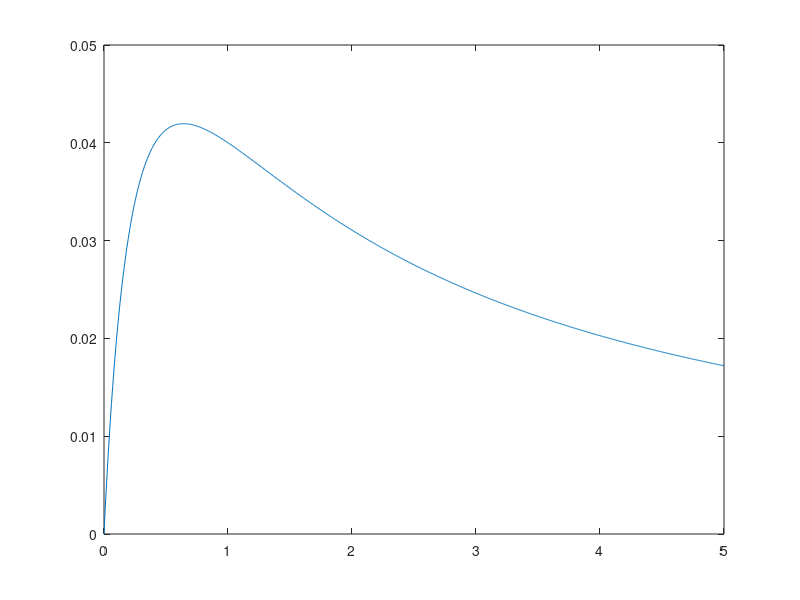

MATLAB code to generate this figure:
%takes the L(r) from Bob's notes, which takes in r and returns the
%renormalization factor from his conjecture. Plots it, from r = 0 to 5.
V = linspace(0, 5, 1000);
pts = (2.*V.*(V+2))./((2.*V+1).*(9.*V.^2+26.*V+15));
plot(V, pts);
%max found at r = 0.641677